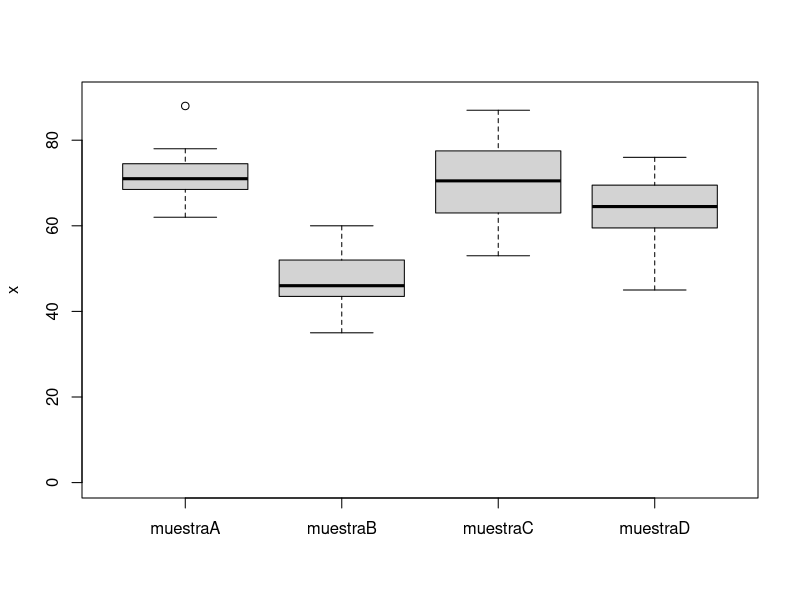
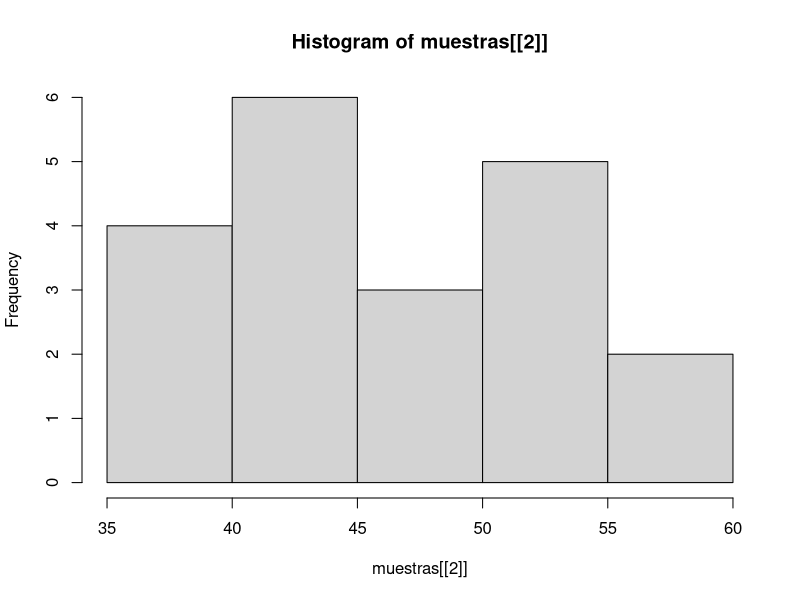
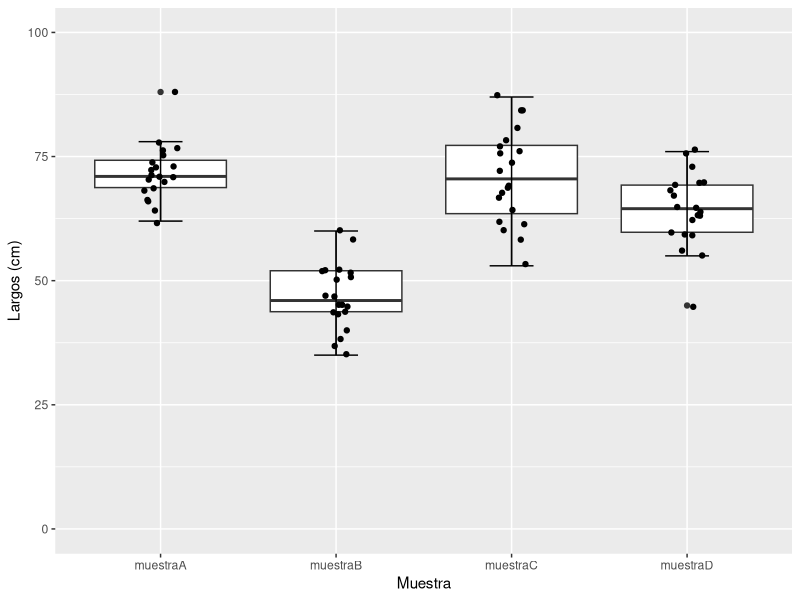
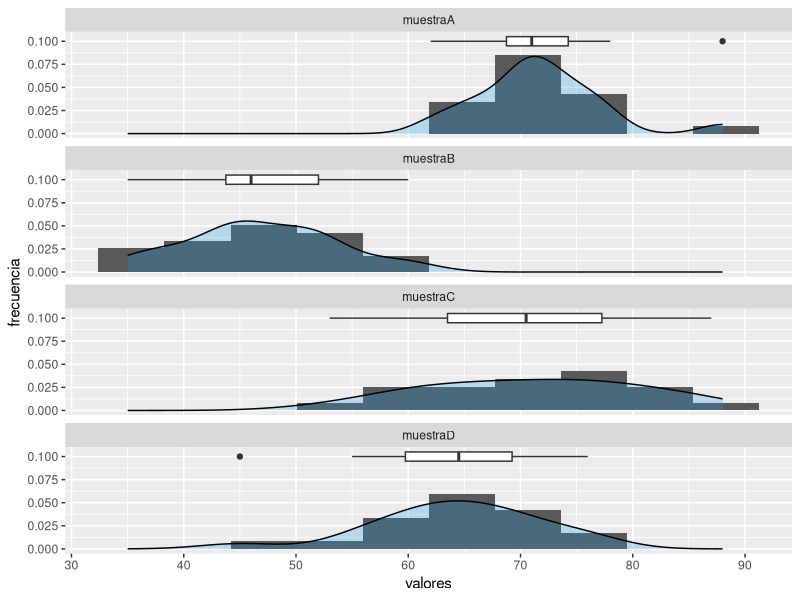
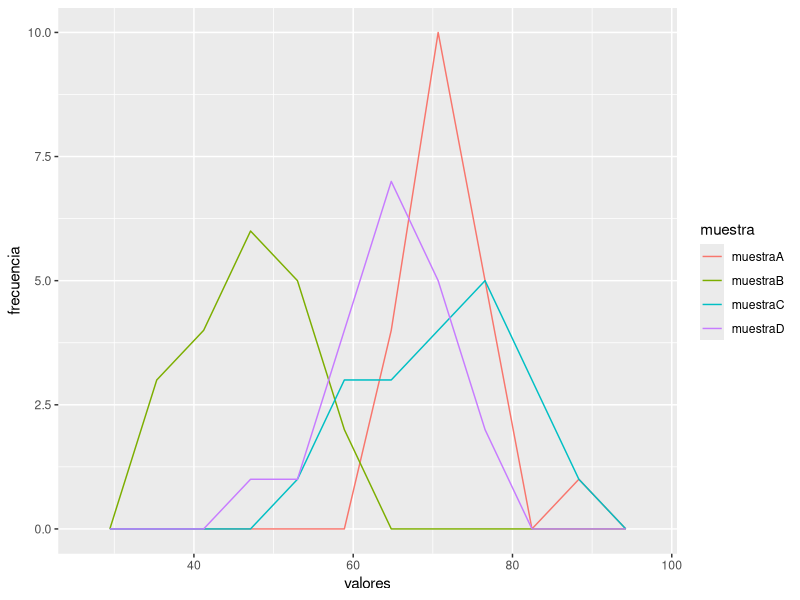
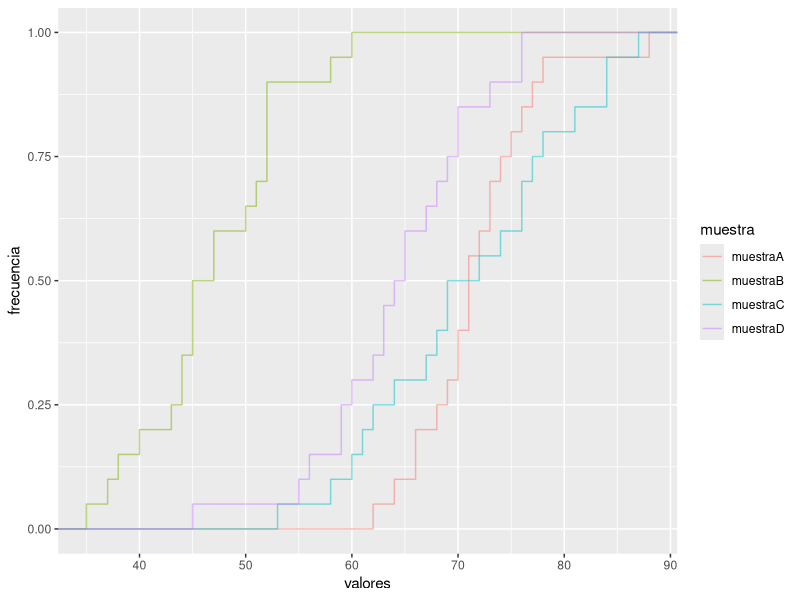
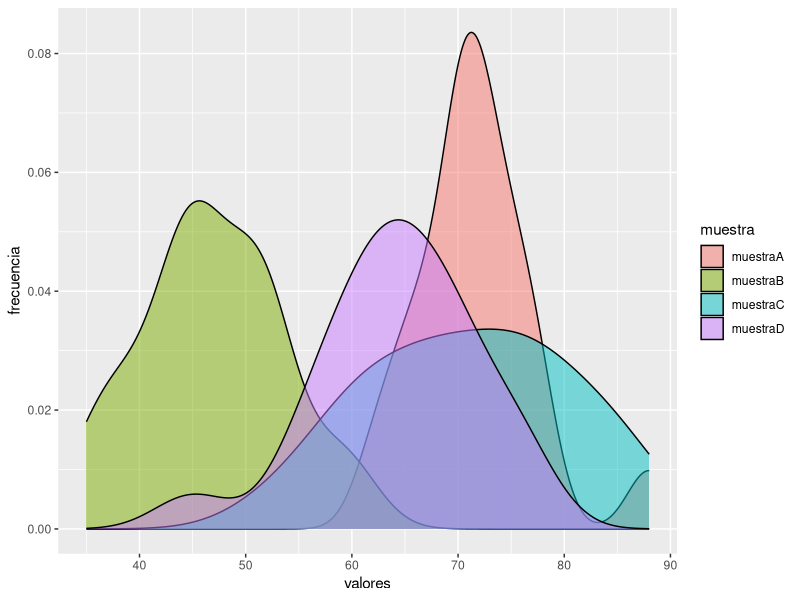

Generate these figures, in order, with R:
## ---- chunk 1
library(tidyverse)
## ---- chunk 2
(70 + 74 + 78 + 66 + 73 + 71 + 71 + 70 + 64 + 66 + 72 + 68 + 77 + 69 + 73 + 88 +  62 + 71 + 75 + 76) / 20
## ---- chunk 3
muestraA <- c(70, 74, 78, 66, 73, 71, 71, 70, 64, 66, 72, 68, 77, 69, 73, 88, 62, 71, 75, 76)
iA <- 1:length(muestraA)
sumatoriaA <- sum(muestraA)
nA <- length(muestraA)
mediaA <- sum(muestraA) / length(muestraA)

muestraA
iA
sumatoriaA
nA 
mediaA
## ---- chunk 4
# Media
mean(muestraA)

# Mediana. Es el valor que divide los datos en dos (coincide con el quantil 0.5)
median(muestraA)

# Escribir una función que encuentre la moda. Moda es el valor que aparece más cantidad de veces.
#moda(muestraA)

## ---- chunk 5
# min q1 q2 q3 max
fivenum(muestraA)

min(muestraA)
# también podría ser 
# fivenum(data)[1]
max(muestraA)
# también podría ser 
# fivenum(data)[5]

quantile(muestraA, probs = c(0,0.25, 0.50, 0.75,1))
quantile(muestraA, probs = 0.25)


q1 <- function(data) {
  quantile(data, probs = 0.25)[[1]]
  # también podría ser fivenum(data)[2]
}
q2 <- function(data) {
  quantile(data, probs = 0.5)[[1]]
  # también podría ser fivenum(data)[3]
}
q3 <- function(data) {
  quantile(data, probs = 0.75)[[1]]
  # también podría ser fivenum(data)[4]
}

q1(muestraA)
q2(muestraA)
q3(muestraA)
## ---- chunk 6
summary(muestraA)
## ---- chunk 7
muestraB <- c(38, 37, 43, 47, 52, 45, 35, 52, 60, 52, 50, 45, 52, 40, 51, 47, 44, 45, 44, 58)
muestraC <- c(78, 69, 76, 64, 81, 84, 58, 77, 67, 69, 61, 62, 74, 87, 68, 53, 60, 84, 72, 76)
muestraD <- c(69, 63, 59, 55, 73, 45, 70, 68, 70, 67, 63, 60, 56, 76, 76, 65, 62, 64, 65, 59)
muestras <- data.frame(muestraA,muestraB,muestraC,muestraD)
## ---- chunk 8
summary(muestras)
## ---- chunk 9
residualesA <- muestraA - mean(muestraA)
residualesCuadradosA <- residualesA ^2
dfA <- tibble(i = iA, x = muestraA, "x - media" = residualesA, "(x-media)^2" = residualesCuadradosA)
# matrizA <- array(c(iA,muestraA, residualesA, residualesCuadradosA), dim= c(length(muestraA),4))
# matrizA
dfA
## ---- chunk 10
print("Media residuales (segunda columna)")
mean(residualesA)

writeLines("\n")
print("Suma y Media de residualesCuadrados (tercera columna)")
sum(residualesCuadradosA)
mean(residualesCuadradosA)

writeLines("\n")
print("Media de residualesCuadrados (tercera columna) PERO CON n-1")
sum(residualesCuadradosA) / (length(residualesCuadradosA) - 1)
## ---- chunk 11
print("Varianza")
var(muestraA)
print("Desvío Estándar")
sd(muestraA)
writeLines("\n")
sd(muestraA) == sqrt(var(muestraA))
var(muestraA) == sd(muestraA)^2
## ---- chunk 12
boxplot(muestras, ylim=c(0,90), ylab = "x")
## ---- chunk 13
hist(muestras[[2]])
## ---- chunk 14
library(tidyverse)
library(ggplot2)

muestrasTidy <- tibble(muestras)
nombres <- c("muestraA","muestraB","muestraC","muestraD")
muestrasTidy <- muestrasTidy %>% pivot_longer(all_of(nombres), names_to = "muestra", values_to = "valor")
muestrasTidy
## ---- chunk 15
indicesMuestras <- muestrasTidy %>% group_by(muestra) %>% reframe(n = n(), media = mean(valor), q1 = q1(valor), mediana = median(valor),q2 = q2(valor), sd = sd(valor), varianza = var(valor), cv = sd/media)
indicesMuestras
## ---- chunk 16
ggplot(muestrasTidy, aes(x = muestra, y = valor)) + 
  geom_boxplot() +
  stat_boxplot(geom = "errorbar",
               width = 0.25) +
  geom_jitter(width = 0.1) +
  xlab("Muestra") + ylab("Largos (cm)") +
  ylim(0,100)
## ---- chunk 17
ggplot(muestrasTidy, aes(x=valor, y = after_stat(density))) + 
  geom_boxplot(aes(x =  valor, y = 0.1), width = 0.01) +
  geom_histogram(bins = 10) +
  geom_density(fill = 4, alpha = 0.25) +
  xlab("valores") + ylab("frecuencia") + 
  facet_wrap(~muestra, ncol=1)
## ---- chunk 18
ggplot(muestrasTidy, aes(x=valor, color = muestra)) + 
  geom_freqpoly(bins = 10) +
  xlab("valores") + ylab("frecuencia")
## ---- chunk 19
ggplot(muestrasTidy, aes(x=valor, color = muestra)) + 
  stat_ecdf(geom = "step", alpha = 0.5) +
  xlab("valores") + ylab("frecuencia")
## ---- chunk 20
ggplot(muestrasTidy, aes(x=valor, fill = muestra)) + 
  geom_density(alpha = 0.5) +
  xlab("valores") + ylab("frecuencia")
